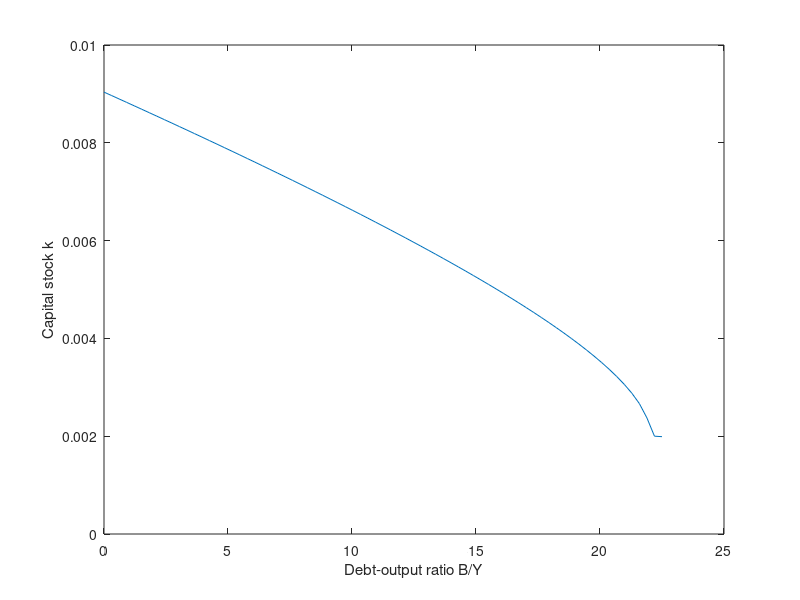

MATLAB code to generate this figure:
function Ch7_debt1();
% 
%	Chapter 7.4.2 OLG and Public Debt
%   Author: Burkhard Heer
%   Last Change: July 6, 2018


clc;
close all;


% Parameterization 
%

alpha=0.36;         % production elasticity of capital
beta1=0.96^(30);	% discount factor 
eta=2.0;            % intertemporal elasticity of substitution
a0=1;               % productivity
delta=1;            % deprecation rate
ga=0.81;            % growth rate
GY=0.20;            %government consumption share
GY=0;
BY=1.00;            % annual debt-GDP ratio
BY=BY/30;           % 30-year value
BY=0;
n=0.2;              % population growth rate

par.eta = eta;
par.a0 = a0;
par.alpha = alpha;
par.beta1 = beta1;
par.delta = delta;
par.n = n;
par.ga = ga;
par.BY = BY;
par.GY = GY;


% calibration
% initial guess for k
nk=1000;
kgrid=linspace(0,1,nk);
ky=zeros(nk,1);
for i=1:1:nk
	ky(i)=calib(kgrid(i),par);
	i
    ky(i)
end

% selection of rows that are non-zero
x=horzcat(ky,kgrid');
y= x(x(:,1)>0,:);

kinit=y(1,2);

kss = fsolve(@(x)calib(x,par),kinit);
disp('calibrated steady state value of k: ');
kss 
pause;
gss=GY*a0*kss^(alpha);
bss=0;
par.gss = gss;
par.bss = bss;


% debt-output ratio
nb=75;
bygrid=linspace(0,0.0001*nb,nb);
kb=zeros(nb,1); % results for capital k and consumption c
cb=zeros(nb,1);
yb=cb;


BY=bygrid(1);
par.BY = BY;

kss = fsolve(@(x)ksteady(x,par),kinit);
disp('ksteady(kss) = 0?');
ksteady(kss,par)
pause;


for i=1:1:nb
	BY=bygrid(i);
    par.BY = BY;
    kss = fsolve(@(x)ksteady(x,par),kinit);
    i
    kss
	kb(i)=kss;
	kinit=kss;
	b0=BY*a0*kss^alpha;
	r=interest(kss,par);
	w=wage(kss,par);
	tr=(n+ga+ga*n-r)*b0-gss;
	cb(i)=(w+tr)/ (  1+ beta1^(1/eta)*(1+r)^(1/eta-1)  );
end

figure
plot(bygrid*3000,kb);
xlabel('Debt-output ratio B/Y');
ylabel('Capital stock k');


end

%%%%%%%%%%%%%%%%%%%%%%%%%%%%%%%%%%%%%%%%%%%%%%%%%%%%%%%%%%%%%%%%%%%%%%%%%%%
%% AUXILIARY FUNCTIONS
%%%%%%%%%%%%%%%%%%%%%%%%%%%%%%%%%%%%%%%%%%%%%%%%%%%%%%%%%%%%%%%%%%%%%%%%%%%



%% interest rate 
function [y] = interest(k,par)
    alpha = par.alpha;
    a0 = par.a0;
    delta = par.delta;
	y=alpha*a0*k^(alpha-1)-delta;
end

%% wage 
function [w] = wage(k,par)
    alpha = par.alpha;
	w=(1-alpha)*k^alpha;
end



% computes steady state for pension case and growth
function [y] = ksteady(x,par)
    
    a0 = par.a0;
    BY = par.BY;
    alpha = par.alpha;
    GY = par.GY;
    n = par.n;
    ga = par.ga;
    beta1 = par.beta1;
    eta = par.eta;
    gss = par.gss;

    k0 = x;
	b0=BY*a0*k0^alpha;
	r=interest(k0,par);
	
	tr=(n+ga+ga*n-r)*b0-gss;
	y=(1+n)*(1+ga)*(b0+k0)-(wage(k0,par)+tr)*(1-1/ ( 1+beta1^(1/eta)*(1+r)^(1/eta-1) ) );
end




% procedure that computes the steady state
% input: k0 - steady state capital stock 
% output: the value of the equilibrium condition
function [y] = calib(k0,par)
        
    alpha = par.alpha;
    BY = par.BY;
    GY = par.GY;
    a0 = par.a0;
    n = par.n;
    ga = par.ga;
    beta1 = par.beta1;
    eta = par.eta;
    
	b0=BY*a0*k0^alpha;
	r=interest(k0,par);
	g0=GY*a0*k0^alpha;
	tr=(n+ga+ga*n-r)*b0-g0;
	y=(1+n)*(1+ga)*(b0+k0)-(wage(k0,par)+tr)*(1-1/ ( 1+beta1^(1/eta)*(1+r)^(1/eta-1) ) );
end
